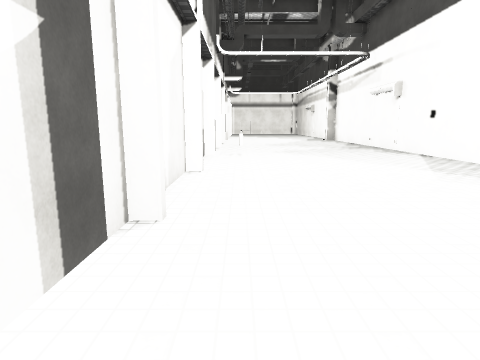
View 1 (above)

12 first-person views from a walk through a 3-D level made in the Unity game engine. The camera is 1.4 m above the floor, tilts 10° down and sees 75° across. Doors are open. The floor is counted in squares, 1 m on a side. Each view is taken from the middle of a square. On the plan, view 1 faces up. The plan holds only what a view shows up to about 14 squares ahead; the rest is blank. The place goes on beyond the plan. The player is left out. Surface patterns are stand-ins for the level's own textures.

View 2
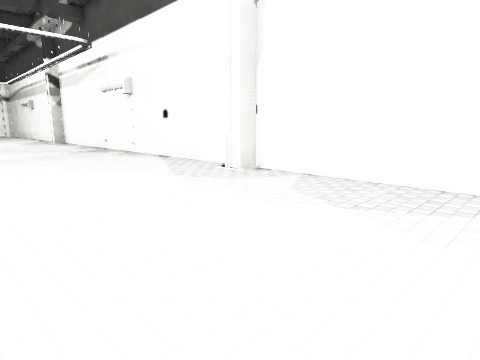

View 3
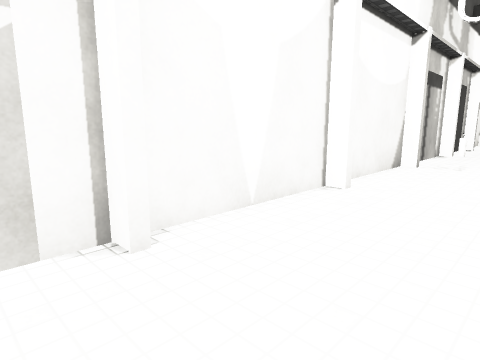

View 4
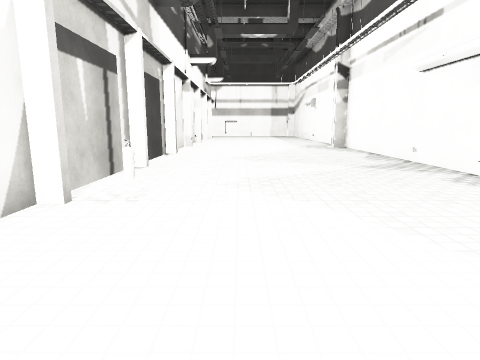

View 5
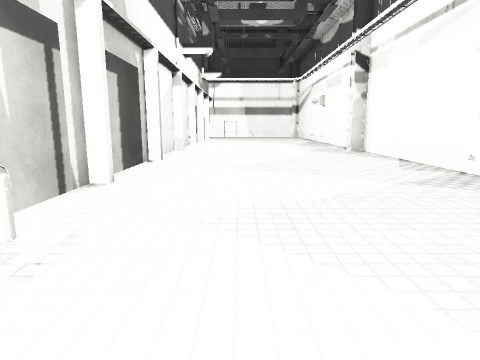

View 6
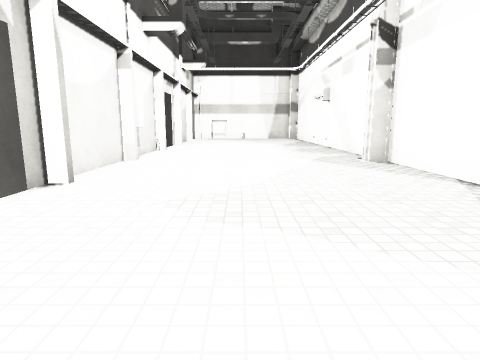

View 7
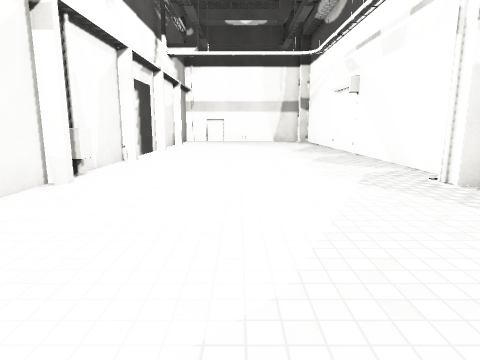

View 8
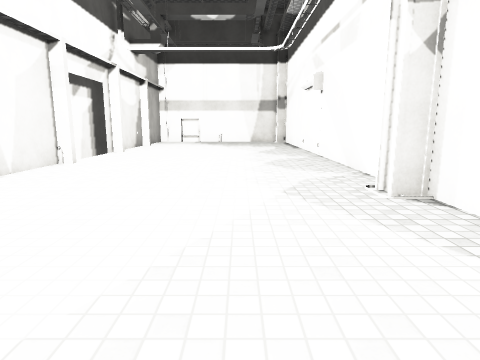

View 9
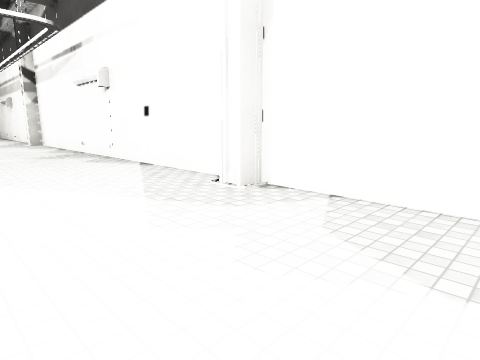

View 10
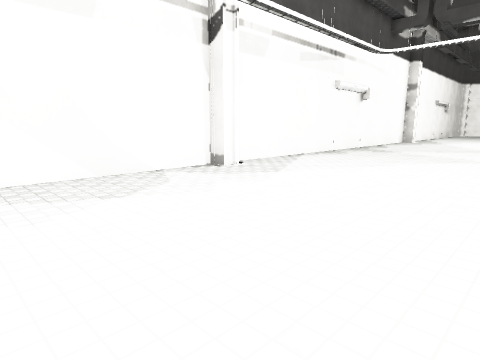

View 11
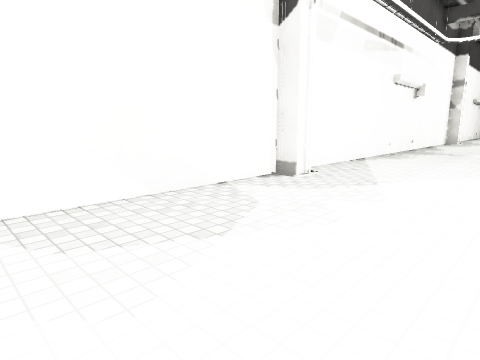

View 12
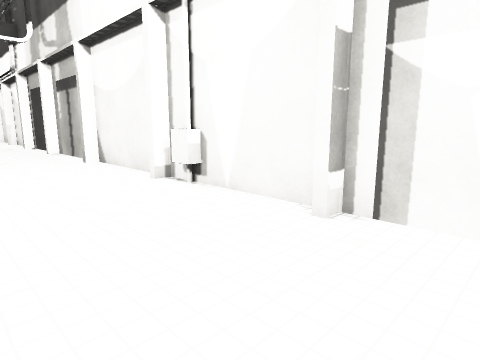

### Floor plan
Points are (right, up) in squares from view 1. A wall is a line through its corners. A room is listed if a view was taken in it or the views show most of it. See-through windows are left out.
Room 1 (views 1, 2, 3, 4, 5, 6, 7, 8, 9, 10, 11, 12)
walls: (-1.1, 14.5) (-1.6, 14.5) (-1.6, 10.8); (8.7, 10.5) (8.7, 29.1) (8.1, 29.1) (8.1, 29.8); (-1.1, 9.5) (-1.6, 9.5) (-1.6, 4.9); (-1.6, 19.5) (-1.6, 18.6); (-1.6, 4.5) (-1.6, 3.6); (8.7, 2.9) (8.7, 9) (8, 9); (-1.6, 24.5) (-1.6, 23.6); (-2.3, 25.9) (-2.3, 22.5); (7.9, 29.8) (8.7, 29.8) (8.7, 37.2); (-1.1, 29.5) (-1.6, 29.5) (-1.6, 24.7) (-1.1, 24.7); (-1.1, 34.5) (-1.6, 34.5) (-1.6, 29.8) (-1.1, 29.8); (-1.6, 35.2) (-1.6, 34.7)
ways out: open door at (-1.5, 22.5); open door at (-1.5, 36.5); open door at (-1.4, 2.3); open door at (-1.4, 17.3)
objects: other object (-2, 34); other object (-1, 31); other object (0, 14)

Where each view was taken, in squares from view 1:
view 1: 0 up, 0 right, facing up
view 2: 2 up, 1 right, facing up-right
view 3: 3 up, 2 right, facing up-left
view 4: 9 up, 2 right, facing up
view 5: 12 up, 2 right, facing up
view 6: 17 up, 3 right, facing up
view 7: 22 up, 3 right, facing up
view 8: 23 up, 5 right, facing up
view 9: 4 up, 3 right, facing up-right
view 10: 37 up, 0 right, facing down-right
view 11: 37 up, 3 right, facing down-right
view 12: 37 up, 3 right, facing down-left
